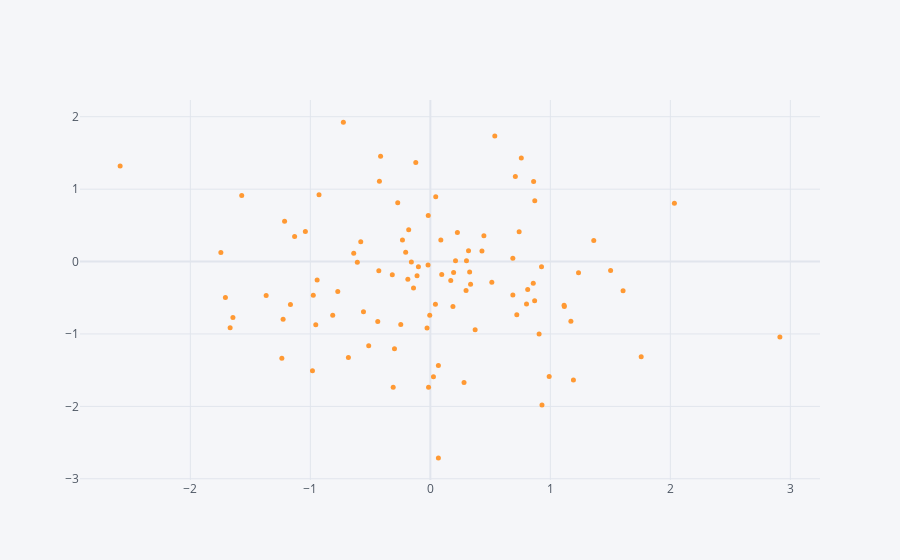

Notebook source saved alongside this figure:
### Code cell
df.iplot(x="A",y="B",mode="markers",size=5)
